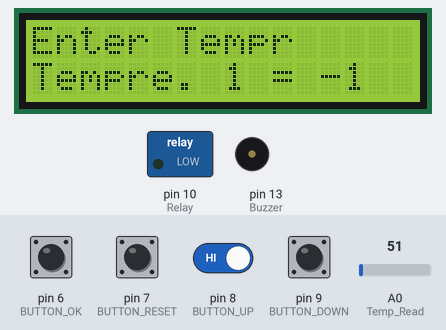
A sketch run on a simulated Arduino Uno, built with avr-gcc and run on an emulated ATmega328P. On the bench: 16×2 character LCD, switched loads named in the sketch (green lamp = pin HIGH), buzzer (waves = sounding, pin HIGH). The test bench sets the inputs (shaded band); at power-on: pin 6 (BUTTON_OK), pin 7 (BUTTON_RESET), pin 8 (BUTTON_UP), pin 9 (BUTTON_DOWN) HIGH, A0 (Temp_Read) = 51. EEPROM starts erased.

Above: at 1.2 s.
1.3 s: pin 7 (BUTTON_RESET) pulled LOW for 0.25 s
At 1.63 s:
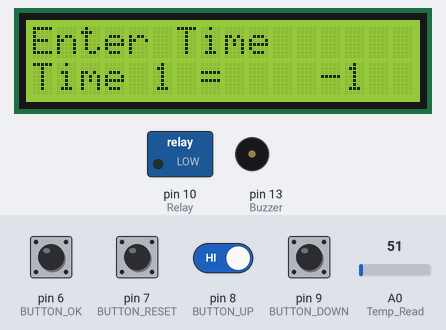
3.4 s: pin 7 (BUTTON_RESET) pulled LOW for 1 s
At 4.12 s:
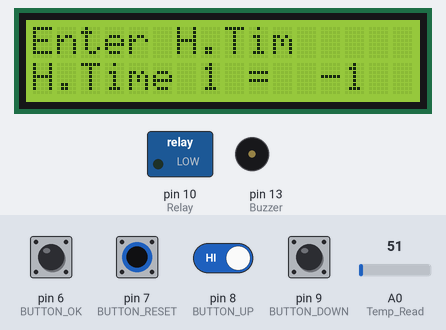
5.9 s: pin 7 (BUTTON_RESET) driven LOW and pin 8 (BUTTON_UP) driven LOW
At 8.7 s:
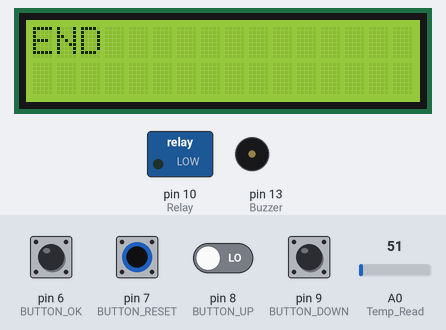
8.9 s: pin 7 (BUTTON_RESET) driven HIGH
At 10.2 s:
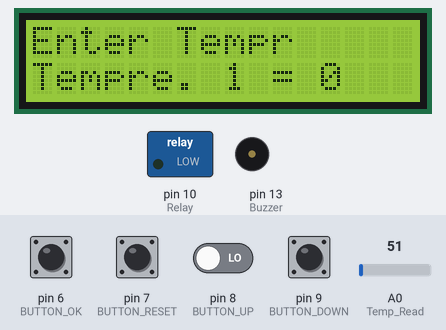
10.6 s: pin 7 (BUTTON_RESET) driven LOW
At 12.01 s:
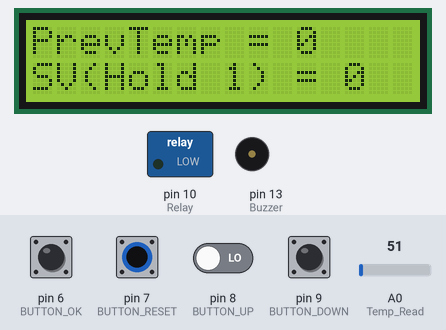
Timing chart, 0 to 13.6 s (numbered marks = the images above; inputs shaded):
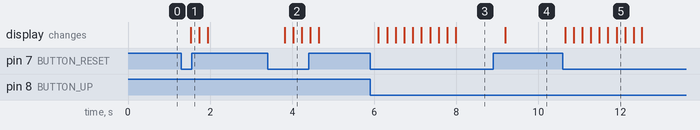

The sketch:

main.ino
```cpp
#include "src/config.h"
#include "src/lcd.h"
#include "src/control.h"

int button_speed = 1;
int button_times = 0;
int button_value = 100;
int button_value_max = 2000;

void setup()
{
	Serial.begin(9600);
	init_pins();
	lcd_init();
	control_init();
}

void loop()
{
	int analog_read = analogRead(Temp_Read);
	int termometer = analog_read / TEMP_SENSOR_VOLT_DEGRE * 5 / 1024;

	loop_button();
	control_loop();

	delay(REFRESH_TIME);
}

void loop_button()
{
	if (digitalRead(BUTTON_OK))
	{
		control_ok();
	}
	if (digitalRead(BUTTON_RESET))
	{
		control_reset();
	}

	bool button_pressed = false;
	if (digitalRead(BUTTON_UP) == LOW)
	{
		button_value += button_speed;
		button_times++;
		button_pressed = true;
		button_value = min(button_value, button_value_max);
		control_setup(button_value);
	}
	if (digitalRead(BUTTON_DOWN) == LOW)
	{
		button_value -= button_speed;
		button_times++;
		button_pressed = true;
		button_value = max(button_value, 1);
		control_setup(button_value);
	}

	if (button_pressed)
	{
		if (button_times > 9)
		{
			button_speed = button_speed * 5;
			button_times = 0;
		}

		if (button_speed > 100)
		{
			button_speed = 100;
		}
	}
	else
	{
		button_speed = 1;
		button_times = 0;
	}
}
```

control.h
```cpp
#pragma once

#include "config.h"
#include "lcd.h"
#include <EEPROM.h>

#define CONTROL_STATE_STANDBY 0
#define CONTROL_STATE_SETUP_TEMP1 1
#define CONTROL_STATE_SETUP_TIME1 2
#define CONTROL_STATE_SETUP_HOLD1 3
#define CONTROL_STATE_SETUP_TEMP2 4
#define CONTROL_STATE_SETUP_TIME2 5
#define CONTROL_STATE_SETUP_HOLD2 6
#define CONTROL_STATE_RUN_RAISEUP_1 7
#define CONTROL_STATE_RUN_HOLD_1 8
#define CONTROL_STATE_RUN_RAISEUP_2 9
#define CONTROL_STATE_RUN_HOLD_2 10
#define CONTROL_STATE_END 11

#define EEPROM_TEMP_1 10
#define EEPROM_TIME_1 12
#define EEPROM_HOLD_1 14
#define EEPROM_TEMP_2 16
#define EEPROM_TIME_2 18
#define EEPROM_HOLD_2 20

int control_state = CONTROL_STATE_STANDBY;
int control_count_down = 0;
int control_count_down_sec = 0;
float control_a = 0;
float control_b = 0;
float termometer = 0;

struct Control_Data
{
	int temp1;
	int time1;
	int hold1;
	int temp2;
	int time2;
	int hold2;
};

Control_Data control_data;
void eeprom_write_int(int address, int value)
{
	EEPROM.write(address, value & 0xFF);
	EEPROM.write(address + 1, (value >> 8) & 0xFF);
}

int eeprom_read_int(int address)
{
	int value = EEPROM.read(address);
	value = value + (EEPROM.read(address + 1) << 8);
	return value;
}

void control_temp_relay_off()
{
	digitalWrite(Relay, LOW);
}

void control_temp_relay_on()
{
	digitalWrite(Relay, LOW);
}

void control_init()
{
	control_state = CONTROL_STATE_STANDBY;

	control_data.temp1 = eeprom_read_int(EEPROM_TEMP_1);
	control_data.time1 = eeprom_read_int(EEPROM_TIME_1);
	control_data.hold1 = eeprom_read_int(EEPROM_HOLD_1);
	control_data.temp2 = eeprom_read_int(EEPROM_TEMP_2);
	control_data.time2 = eeprom_read_int(EEPROM_TIME_2);
	control_data.hold2 = eeprom_read_int(EEPROM_HOLD_2);
}

void control_temp_target(int temp)
{
	if (temp >= termometer)
		return;

	int step = control_count_down % RELAY_TIME_TOTAL;
	if (step > RELAY_TIME_OFF)
	{
		control_temp_relay_on();
	}
	else
	{
		control_temp_relay_off();
	}
}

void control_init_temp1()
{
	int time = control_data.time1;
	float temp = control_data.temp1;
	control_a = temp / time;
	control_b = control_data.temp1 - control_a * time;
}

void control_init_temp2()
{
	int time = control_data.time2;
	float temp = control_data.temp2 - control_data.temp1;
	control_a = temp / time;
	control_b = control_data.temp2 - control_a * time;
}

void control_setup_temp1(int temp)
{
	lcd_clean();
	lcd_print("Enter Tempre. 1:");
	lcd_set_cursor(0, 1);
	lcd_print("Tempre. 1 = ");
	lcd_print(temp);
	lcd_flush();
}

void control_setup_time1(int time)
{
	lcd_clean();
	lcd_print("Enter Time 1:");
	lcd_set_cursor(0, 1);
	lcd_print("Time 1 =    ");
	lcd_print(time);
	lcd_flush();
}

void control_setup_hold1(int time)
{
	lcd_clean();
	lcd_print("Enter H.Time 1:");
	lcd_set_cursor(0, 1);
	lcd_print("H.Time 1 =  ");
	lcd_print(time);
	lcd_flush();
}

void control_setup_temp2(int temp)
{
	lcd_clean();
	lcd_print("Enter Tempre. 2:");
	lcd_set_cursor(0, 1);
	lcd_print("Tempre. 2 = ");
	lcd_print(temp);
	lcd_flush();
}

void control_setup_time2(int time)
{
	lcd_clean();
	lcd_print("Enter Time 2:");
	lcd_set_cursor(0, 1);
	lcd_print("Time 2 =    ");
	lcd_print(time);
	lcd_flush();
}

void control_setup_hold2(int time)
{
	lcd_clean();
	lcd_print("Enter H.Time 2:");
	lcd_set_cursor(0, 1);
	lcd_print("H.Time 2 =  ");
	lcd_print(time);
	lcd_flush();
}

void control_state_show(int target, char *str)
{
	lcd_clean();
	lcd_print("PrevTemp = ");
	lcd_print(termometer);
	lcd_set_cursor(0, 1);
	lcd_print("SV(");
	lcd_print(str);
	lcd_print(") = ");
	lcd_print(target);
	lcd_flush();
}

void control_show_value(int value)
{
	lcd_set_cursor(12, 1);
	lcd_print("    ");
	lcd_print(value);
	lcd_flush();
}

void control_show_temp()
{
	lcd_set_cursor(11, 0);
	lcd_print("     ");
	lcd_print(termometer);
	lcd_flush();
}

void control_setup(int value)
{
	switch (control_state)
	{
	case CONTROL_STATE_SETUP_TEMP1:
		control_show_value(value);
		break;
	case CONTROL_STATE_SETUP_TIME1:
		control_show_value(value);
		break;
	case CONTROL_STATE_SETUP_HOLD1:
		control_show_value(value);
		break;
	case CONTROL_STATE_SETUP_TEMP2:
		control_show_value(value);
		break;
	case CONTROL_STATE_SETUP_TIME2:
		control_show_value(value);
		break;
	case CONTROL_STATE_SETUP_HOLD2:
		control_show_value(value);
		break;
	}
}

void control_goto_time1()
{
	control_count_down = control_data.time1;
	control_state = CONTROL_STATE_RUN_RAISEUP_1;
	control_state_show(control_data.temp1, "Temp 1");
}

void control_goto_time2()
{
	control_count_down = control_data.time2;
	control_state = CONTROL_STATE_RUN_RAISEUP_2;
	control_state_show(control_data.temp2, "Temp 2");
}

void control_goto_hold1()
{
	control_count_down = control_data.hold1;
	control_state = CONTROL_STATE_RUN_HOLD_1;
	control_state_show(control_data.temp1, "Hold 1");
}

void control_goto_hold2()
{
	control_count_down = control_data.hold2;
	control_state = CONTROL_STATE_RUN_HOLD_2;
	control_state_show(control_data.temp2, "Hold 2");
}

void control_goto_end()
{
	control_state = CONTROL_STATE_END;
	lcd_clean();
	lcd_print("END");
	lcd_flush();

	control_temp_relay_off();
}

void control_ok(int value = 0)
{
	switch (control_state)
	{
	case CONTROL_STATE_STANDBY:
	{
		control_state = CONTROL_STATE_SETUP_TEMP1;
		control_setup_temp1(control_data.temp1);
		break;
	}

	case CONTROL_STATE_SETUP_TEMP1:
	{
		control_state = CONTROL_STATE_SETUP_TIME1;
		control_setup_time1(control_data.time1);

		if (value != control_data.temp1)
		{
			control_data.temp1 = value;
			eeprom_write_int(EEPROM_TEMP_1, value);
		}
		break;
	}
	case CONTROL_STATE_SETUP_TIME1:
	{
		control_state = CONTROL_STATE_SETUP_HOLD1;
		control_setup_hold1(control_data.hold1);

		if (value != control_data.time1)
		{
			control_data.time1 = value;
			eeprom_write_int(EEPROM_TIME_1, value);
		}
		break;
	}
	case CONTROL_STATE_SETUP_HOLD1:
	{
		control_state = CONTROL_STATE_SETUP_TEMP2;
		control_setup_temp2(control_data.temp2);

		if (value != control_data.hold1)
		{
			control_data.hold1 = value;
			eeprom_write_int(EEPROM_HOLD_1, value);
		}
		break;
	}
	case CONTROL_STATE_SETUP_TEMP2:
	{
		control_state = CONTROL_STATE_SETUP_TIME2;
		control_setup_time2(control_data.time2);

		if (value != control_data.temp2)
		{
			control_data.temp2 = value;
			eeprom_write_int(EEPROM_TEMP_2, value);
		}
		break;
	}
	case CONTROL_STATE_SETUP_TIME2:
	{
		control_state = CONTROL_STATE_SETUP_HOLD2;
		control_setup_hold2(control_data.hold2);

		if (value != control_data.time2)
		{
			control_data.time2 = value;
			eeprom_write_int(EEPROM_TIME_2, value);
		}
		break;
	}
	case CONTROL_STATE_SETUP_HOLD2:
	{
		if (value != control_data.hold2)
		{
			control_data.hold2 = value;
			eeprom_write_int(EEPROM_HOLD_2, value);
		}

		control_init_temp1();
		control_init_temp2();

		control_goto_time1();

		break;
	}
	}
}

void control_reset()
{
	control_state = 0;
}

void control_loop()
{
	control_show_temp();

	control_count_down_sec--;
	if (control_count_down_sec > 0)
		return;

	float temp = control_a * control_count_down + control_b;

	switch (control_state)
	{
	case CONTROL_STATE_RUN_RAISEUP_1:
		control_temp_target(temp);
		break;
	case CONTROL_STATE_RUN_HOLD_1:
		control_temp_target(control_data.temp1);
		break;
	case CONTROL_STATE_RUN_RAISEUP_2:
		control_temp_target(temp);
		break;
	case CONTROL_STATE_RUN_HOLD_2:
		control_temp_target(control_data.temp2);
		break;
	default:
		control_temp_relay_off();
		break;
	}

	control_count_down--;
	control_count_down_sec = 60 * 1000 / REFRESH_TIME;

	if (control_count_down <= 0)
	{
		switch (control_state)
		{
		case CONTROL_STATE_RUN_RAISEUP_1:
			control_goto_hold1();
			break;
		case CONTROL_STATE_RUN_HOLD_1:
			control_goto_time2();
			break;
		case CONTROL_STATE_RUN_RAISEUP_2:
			control_goto_hold2();
			break;
		case CONTROL_STATE_RUN_HOLD_2:
			control_goto_end();
			break;
		}
	}
}
```

config.h
```cpp
#pragma once

// sendors
#define TEMP_SENSOR_VOLT_DEGRE 0.0048828125

// lcd config
#define LCD_ROWS 2
#define LCD_COLS 16
#define LCD_ADDRESS 0x27

// LCD pins
#define LCD_RS 12
#define LCD_EN 11
#define LCD_NSS 5
#define LCD_MOSI 4
#define LCD_MISO 3
#define LCD_SCK 2

// Buttons Pins
#define BUTTON_OK 6
#define BUTTON_RESET 7
#define BUTTON_UP 8
#define BUTTON_DOWN 9

// Other Pins
#define Relay 10
#define Temp_Read A0
#define Buzzer 13

// Relay ON/OFF in minute
// on raise temp up
//	- turn on for RELAY_TIME_ON minutes
//	- then turn off for RELAY_TIME_OFF minutes
#define RELAY_TIME_ON 1
#define RELAY_TIME_OFF 1
#define RELAY_TIME_TOTAL (RELAY_TIME_ON + RELAY_TIME_OFF)

// refrech time in mili second
#define REFRESH_TIME 200

void init_pins()
{
	pinMode(Relay, OUTPUT);
	pinMode(Buzzer, OUTPUT);
	pinMode(Temp_Read, INPUT);
	pinMode(BUTTON_OK, INPUT_PULLUP);
	pinMode(BUTTON_RESET, INPUT_PULLUP);
	pinMode(BUTTON_UP, INPUT_PULLUP);
	pinMode(BUTTON_DOWN, INPUT_PULLUP);

	digitalWrite(Relay, LOW);
	digitalWrite(Buzzer, LOW);
}
```

lcd.h
```cpp
#pragma once

#include "config.h"
#include <LiquidCrystal.h>

// #define show_serial_debug

LiquidCrystal lcd(LCD_RS, LCD_EN, LCD_NSS, LCD_MOSI, LCD_MISO, LCD_SCK);

int lcd_pos = 0;
#define LCD_BUFFER_SIZE (LCD_COLS * LCD_ROWS)
char lcd_buffer[LCD_BUFFER_SIZE];

void lcd_clean();

void lcd_init()
{
	lcd.begin(LCD_COLS, LCD_ROWS);
	lcd.noBlink();
	lcd.noCursor();

	lcd_clean();
}

void lcd_clean()
{
	lcd_pos = 0;
	lcd.clear();
	lcd.setCursor(0, 0);

#ifdef show_serial_debug
	for (int i = 0; i < LCD_COLS * LCD_ROWS; i++)
	{
		lcd_buffer[i] = ' ';
	}
#endif
}

void lcd_set_cursor(int x, int y)
{
	lcd.setCursor(x, y);
	lcd_pos = y * LCD_COLS + x;
}

void lcd_print(char *str)
{
	lcd.print(str);

#ifdef show_serial_debug
	char *p = str;
	while (*p != '\0' && lcd_pos < LCD_BUFFER_SIZE)
	{
		lcd_buffer[lcd_pos++] = *p++;
	}
#endif
}

void lcd_print(int val)
{
	lcd_print((char *)String(val).c_str());
}

void lcd_flush()
{
#ifdef show_serial_debug
	Serial.println("\nLCD:");
	Serial.write(lcd_buffer, LCD_COLS);
	Serial.println();
	Serial.write(lcd_buffer + LCD_COLS, LCD_COLS);
	Serial.println();
#endif
}
```

Measured:
- after the input at 1.3 s, the display: changes after 0.23 s (image 1)
- after the input at 3.4 s, the display: first changes after 0.41 s (image 2 shows a later state)
- after the input at 5.9 s, the display: first changes after 0.20 s (image 3 shows a later state)
- after the input at 8.9 s, the display: changes after 0.30 s (image 4)
- after the input at 10.6 s, the display: first changes after 0.05 s (image 5 shows a later state)
